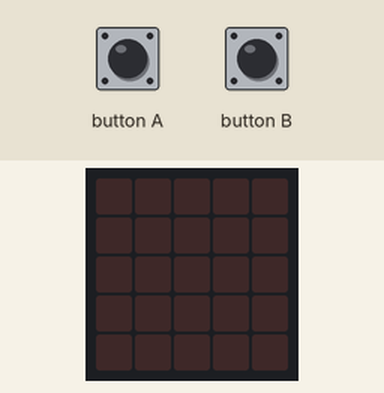
Simulated run of this program. Board: BBC micro:bit (MakeCode). On the bench: the board's 5×5 LED display. The test bench sets the inputs (shaded band).

Above: at 1.2 s.
1.3 s: button A pressed for 0.15 s
At 1.65 s:
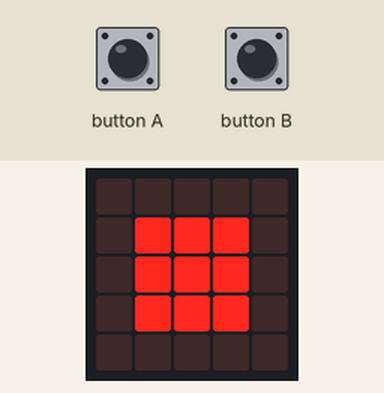
3.3 s: button B pressed for 0.15 s
At 3.65 s:
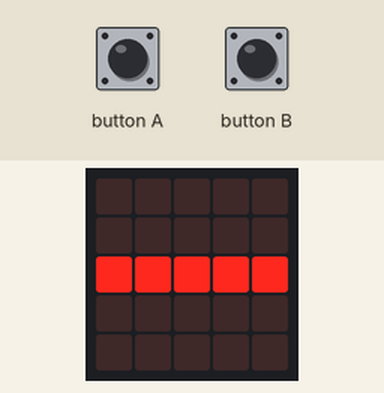
Timing chart, 0 to 6.3 s (numbered marks = the images above; inputs shaded):
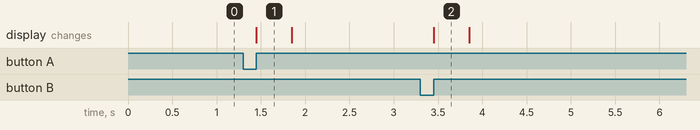

The program:

main.ts
```typescript
input.onButtonPressed(Button.A, function () {
    basic.showLeds(`
        . . . . .
        . # # # .
        . # # # .
        . # # # .
        . . . . .
        `)
    basic.clearScreen()
})
input.onButtonPressed(Button.B, function () {
    basic.showLeds(`
        . . . . .
        . . . . .
        # # # # #
        . . . . .
        . . . . .
        `)
    basic.clearScreen()
})
```

test.ts
```typescript
// aquí va el archivo "tests"; esto no se compilará cuando este paquete se utilice como una extensión.
```

Measured:
- after the input at 1.3 s, the display: changes after 0.15 s (image 1)
- after the input at 3.3 s, the display: changes after 0.15 s (image 2)
- what the display in image 1 shows lasts 0.4 s, from 1.5 s to 1.9 s
